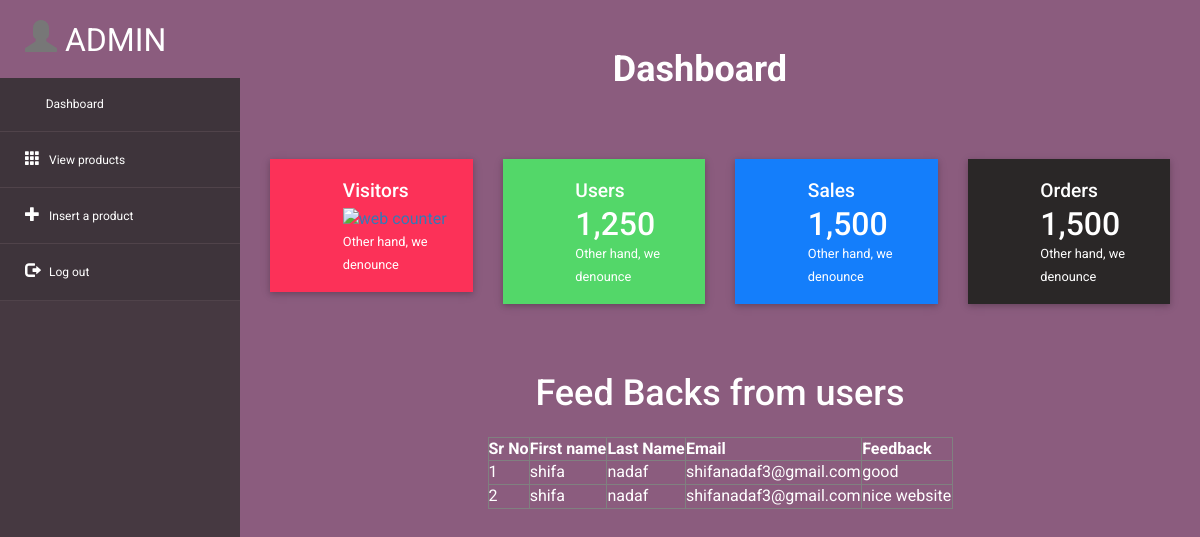
/admin/main.php, run on the app's committed database.
### tables this page shows
CREATE TABLE `cnt` (
  `id` int(100) NOT NULL,
  `fname` varchar(200) NOT NULL,
  `lname` varchar(100) NOT NULL,
  `email` varchar(100) NOT NULL,
  `feed` varchar(500) NOT NULL
);

### admin/main.php (the view, shortened to what this page needs)
<!DOCTYPE html>
<head>
<link rel="stylesheet" href="https://stackpath.bootstrapcdn.com/bootstrap/3.4.1/css/bootstrap.min.css">
<link rel="stylesheet" type="text/css" href="style.css">
<link rel="stylesheet" href="https://stackpath.bootstrapcdn.com/bootstrap/3.4.1/css/bootstrap-theme.min.css">
  <link rel="stylesheet" href="https://maxcdn.bootstrapcdn.com/bootstrap/3.4.1/css/bootstrap.min.css">
<link rel="stylesheet" href="css/bootstrap.min.css" >
<link href="css/style.css" rel='stylesheet' type='text/css' />
<link href="css/style-responsive.css" rel="stylesheet"/>
<link rel="stylesheet" href="css/font.css" type="text/css"/>
<link href="css/font-awesome.css" rel="stylesheet">
<link rel="stylesheet" href="css/morris.css" type="text/css"/>
<link rel="stylesheet" href="css/monthly.css">
</head>
<body style="/*background-image: url('../img/logo1.jpg');*/
background-color:#8b5c7e;background-size: cover;
">
<aside>
    <div id="sidebar" class="nav-collapse">
        <div class="leftside-navigation">
        	<div class="brand">
    <a href="#" class="logo">
    	 <i class="glyphicon glyphicon-user"></i>
     Admin
    </a>
    </div>
            <ul class="sidebar-menu" id="nav-accordion">
                              <li>
                    <a class="active" href="v1.php">
                        <i class="fa fa-dashboard"></i>
                        <span >Dashboard</span>
                    </a>
                </li>
				<li>
                    <a class="active" href="view_pro.php">
                        <i class="glyphicon glyphicon-th"></i>
                        <span>View products</span>
                        </a>
                </li>
                <li>
                    <a class="active" href="add_pro.php">
                        <i class="glyphicon glyphicon-plus"></i>
                        <span>Insert a product</span>
                    </a>
                </li>
                <li>
                    <a class="active" href="logout.php">
                        <i class="glyphicon glyphicon-log-out"></i>
                        <span>Log out</span>
                    </a>
                </li>
            </ul>
        </div>
    </div>
</aside>    <center><h1 style="margin-left: 200px;color: white; margin-top: 50px;"><strong>Dashboard</strong></h1></center>
<section id="main-content" style="margin-top:-50px;">
<section class="wrapper">
		<div class="market-updates">
			<div class="col-md-3 market-update-gd">
				<div class="market-update-block clr-block-2">
					<div class="col-md-4 market-update-right">
						<i class="fa fa-eye"> </i>
					</div>
					 <div class="col-md-8 market-update-left">
					 <h4>Visitors</h4>
<a href="https://www.hitwebcounter.com" target="_blank">
<img src="https://hitwebcounter.com/counter/counter.php?page=7876388&style=0006&nbdigits=5&type=page&initCount=0" title="Free Counter" Alt="web counter"   border="0" /></a>
					<p>Other hand, we denounce</p>
				  </div>
				</div>
			</div>
			<div class="col-md-3 market-update-gd">
				<div class="market-update-block clr-block-1">
					<div class="col-md-4 market-update-right">
						<i class="fa fa-users" ></i>
					</div>
					<div class="col-md-8 market-update-left">
					<h4>Users</h4>
						<h3>1,250</h3>
						<p>Other hand, we denounce</p>
					</div>
				  <div class="clearfix"> </div>
				</div>
			</div>
			<div class="col-md-3 market-update-gd">
				<div class="market-update-block clr-block-3">
					<div class="col-md-4 market-update-right">
						<i class="fa fa-usd"></i>
					</div>
					<div class="col-md-8 market-update-left">
						<h4>Sales</h4>
						<h3>1,500</h3>
						<p>Other hand, we denounce</p>
					</div>
				  <div class="clearfix"> </div>
				</div>
			</div>
			<div class="col-md-3 market-update-gd">
				<div class="market-update-block clr-block-4">
					<div class="col-md-4 market-update-right">
						<i class="fa fa-shopping-cart" aria-hidden="true"></i>
					</div>
					<div class="col-md-8 market-update-left">
						<h4>Orders</h4>
						<h3>1,500</h3>
						<p>Other hand, we denounce</p>
					</div>
				  <div class="clearfix"> </div>
				</div>
			</div>
		   <div class="clearfix"> </div>
		</div>	<br><br>
		<center>
<h1 style="color: white;">Feed Backs from users</h1>
<br>
<div >
<table style="color: white;" border="1"  width="50%" style="margin-top: 00px">
<thead>
<tr>
<th>Sr No</th>
<th>First name</th>
<th>Last Name</th>
<th>Email</th>
<th>Feedback</th>
</tr>
</thead>
<tbody>
  <?php
include 'connection.php';
   $view = mysqli_query($connect,"select * from cnt order by id desc") or die(mysqli_error($connect));
  $counter = 0;
while ($row = mysqli_fetch_array($view)) {
  extract($row);
?>
<tr>
<td><?php echo ++$counter; ?></td>
<td><?php echo $row['fname']; ?></td>
<td><?php echo $row['lname']; ?></td>
<td><?php echo $row['email']; ?></td>
<td><?php echo $row['feed']; ?></td>
</tr>
<?php } ?>
</tbody>
</table>
</div>
</center><br><br><br><br>
	</section></section>
</body>
</html>

### admin/css/style.css (style rules this page uses)
h4, h5, h6, h1, h2, h3 { margin: 0; }
ul, ol { margin: 0; }
p { margin: 0; }
html, body { font-family: 'Roboto', sans-serif; font-size: 100%; overflow-x: hidden; background-color: #ffa07a; background-size:cover; }
body a { transition: 0.5s all ease; -webkit-transition: 0.5s all ease; -moz-transition: 0.5s all ease; -o-transition: 0.5s all ease; -ms-transition: 0.5s all ease; text-decoration:none; }
h1,h2,h3,h4,h5,h6 { margin:0; }
p { margin:0; }
ul,label { margin:0; padding:0; }
#sidebar { width:240px; height:100%; position:fixed; background:rgba(52, 48, 48, 0.78); -webkit-transition:all .3s ease-in-out; -moz-transition:all .3s ease-in-out; -o-transition:all .3s ease-in-out; transition:all .3s ease-in-out; }
#sidebar ul li { position: relative; }
.leftside-navigation,.right-stat-bar { height: 100%; }
ul.sidebar-menu,ul.sidebar-menu li ul.sub { margin:-2px 0 0; padding:0; }
ul.sidebar-menu { padding-top:80px; }
ul.sidebar-menu li { border-bottom:1px solid rgba(255,255,255,0.05); }
ul.sidebar-menu li a span { display:inline-block; }
ul.sidebar-menu li a { color:#fff; text-decoration:none; display:block; padding:18px 0 18px 25px; font-size:12px; outline:none; -webkit-transition:all 0.3s ease; -moz-transition:all 0.3s ease; -o-transition:all 0.3s ease; -ms-transition:all 0.3s ease; transition:all 0.3s ease; }
ul.sidebar-menu li a.active, ul.sidebar-menu li a:hover, ul.sidebar-menu li a:focus { background: rgba(40, 40, 46, 0.28); color: #fff; display: block; -webkit-transition: all 0.3s ease; -moz-transition: all 0.3s ease; -o-transition: all 0.3s ease; -ms-transition: all 0.3s ease; transition: all 0.3s ease; }
ul.sidebar-menu li a i { font-size:15px; padding-right:6px; }
ul.sidebar-menu li a.active i { color:#fff; }
#main-content { margin-left:240px; -webkit-transition:all .3s ease-in-out; -moz-transition:all .3s ease-in-out; -o-transition:all .3s ease-in-out; transition:all .3s ease-in-out; }
.wrapper { display:inline-block; margin-top:80px; padding:15px; width:100%; }
.brand { background:#8b5c7e; float:left; width:240px; height:80px; position:relative; }
a.logo { font-size:32px; color:#fff; float:left; margin:20px 0 0 25px; text-transform:uppercase; }
.market-update-block { padding: 2em 2em; background: #999; }
.market-update-block h3 { color: #fff; font-size: 2em; }
.market-update-block h4 { font-size: 1.2em; color: #fff; margin: 0.3em 0em; }
.market-update-block p { color: #fff; font-size: 0.8em; line-height: 1.8em; }
.market-update-block.clr-block-1 { background: #53d769; box-shadow: 0 2px 5px 0 rgba(0, 0, 0, 0.16), 0 2px 10px 0 rgba(0, 0, 0, 0.12); transition: 0.5s all; -webkit-transition: 0.5s all; -moz-transition: 0.5s all; -o-transition: 0.5s all; }
.market-update-block.clr-block-2 { background:#fc3158; box-shadow: 0 2px 5px 0 rgba(0, 0, 0, 0.16), 0 2px 10px 0 rgba(0, 0, 0, 0.12); transition: 0.5s all; -webkit-transition: 0.5s all; -moz-transition: 0.5s all; -o-transition: 0.5s all; }
.market-update-block.clr-block-3 { background:#147efb; box-shadow: 0 2px 5px 0 rgba(0, 0, 0, 0.16), 0 2px 10px 0 rgba(0, 0, 0, 0.12); transition: 0.5s all; -webkit-transition: 0.5s all; -moz-transition: 0.5s all; -o-transition: 0.5s all; }
.market-update-block.clr-block-4 { background:#2a2727; box-shadow: 0 2px 5px 0 rgba(0, 0, 0, 0.16), 0 2px 10px 0 rgba(0, 0, 0, 0.12); transition: 0.5s all; -webkit-transition: 0.5s all; -moz-transition: 0.5s all; -o-transition: 0.5s all; }
.market-update-right i.fa.fa-users { font-size: 3em; color:#fff; text-align: left; }
.market-update-right i.fa.fa-eye { font-size: 3em; color:#fff; text-align: left; }
.market-update-right i.fa.fa-usd { font-size:3em; color:#fff; text-align: left; }
.market-update-right i.fa.fa-shopping-cart { font-size:3em; color:#fff; text-align: left; }
.market-update-left { padding: 0px; }
.market-update-right { padding-left: 0; }
.market-updates { margin: 1.5em 0; }
.glyphicon { position: relative; top: 1px; display: inline-block; font-family: 'Glyphicons Halflings'; font-style: normal; font-weight: 400; line-height: 1; -webkit-font-smoothing: antialiased; -moz-osx-font-smoothing: grayscale; color: #777; }
@media (max-width: 1280px) { .market-update-block { padding: 1em 1em; } }

### data on the page
cnt: fname "shifa", lname "nadaf", email "shifanadaf3@gmail.com", feed "good"
cnt: fname "shifa", lname "nadaf", email "shifanadaf3@gmail.com", feed "nice website"
